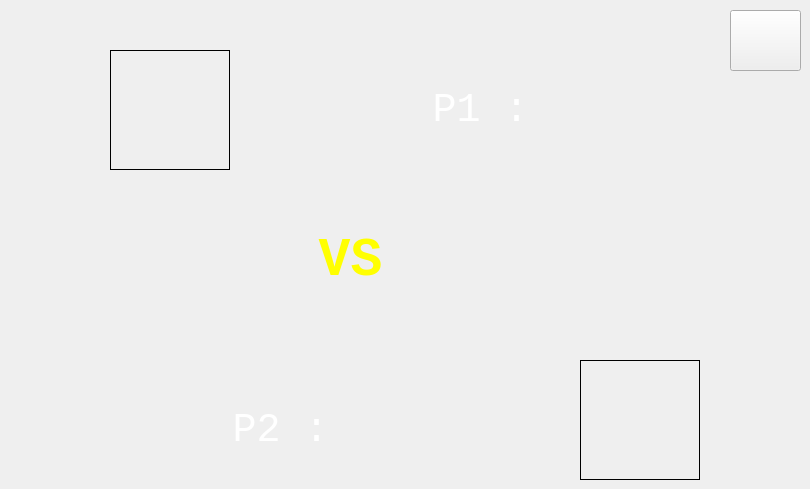
    <widget class="QWidget" name="page_connection_room">
     <widget class="QLabel" name="label_vs">
      <property name="geometry">
       <rect>
        <x>180</x>
        <y>220</y>
        <width>341</width>
        <height>81</height>
       </rect>
      </property>
      <property name="font">
       <font>
        <family>Consolas</family>
        <pointsize>40</pointsize>
        <weight>75</weight>
        <bold>true</bold>
       </font>
      </property>
      <property name="styleSheet">
       <string notr="true">color: rgb(255, 255, 0);</string>
      </property>
      <property name="text">
       <string>VS</string>
      </property>
      <property name="alignment">
       <set>Qt::AlignCenter</set>
      </property>
     </widget>
     <widget class="QLabel" name="label_player1_in_room">
      <property name="geometry">
       <rect>
        <x>310</x>
        <y>70</y>
        <width>341</width>
        <height>81</height>
       </rect>
      </property>
      <property name="font">
       <font>
        <family>Consolas</family>
        <pointsize>30</pointsize>
        <weight>50</weight>
        <bold>false</bold>
       </font>
      </property>
      <property name="styleSheet">
       <string notr="true">color: rgb(255, 255, 255);</string>
      </property>
      <property name="text">
       <string>P1 :</string>
      </property>
      <property name="alignment">
       <set>Qt::AlignCenter</set>
      </property>
     </widget>
     <widget class="QLabel" name="label_player2_in_room">
      <property name="geometry">
       <rect>
        <x>110</x>
        <y>390</y>
        <width>341</width>
        <height>81</height>
       </rect>
      </property>
      <property name="font">
       <font>
        <family>Consolas</family>
        <pointsize>30</pointsize>
        <weight>50</weight>
        <bold>false</bold>
       </font>
      </property>
      <property name="styleSheet">
       <string notr="true">color: rgb(255, 255, 255);</string>
      </property>
      <property name="text">
       <string>P2 :</string>
      </property>
      <property name="alignment">
       <set>Qt::AlignCenter</set>
      </property>
     </widget>
     <widget class="QLabel" name="img1">
      <property name="geometry">
       <rect>
        <x>110</x>
        <y>50</y>
        <width>120</width>
        <height>120</height>
       </rect>
      </property>
      <property name="font">
       <font>
        <family>Consolas</family>
        <pointsize>20</pointsize>
       </font>
      </property>
      <property name="styleSheet">
       <string notr="true">QLabel {
	border: 1px solid #000;
}</string>
      </property>
      <property name="text">
       <string/>
      </property>
      <property name="scaledContents">
       <bool>true</bool>
      </property>
     </widget>
     <widget class="QLabel" name="img2">
      <property name="geometry">
       <rect>
        <x>580</x>
        <y>360</y>
        <width>120</width>
        <height>120</height>
       </rect>
      </property>
      <property name="font">
       <font>
        <family>Consolas</family>
        <pointsize>20</pointsize>
       </font>
      </property>
      <property name="styleSheet">
       <string notr="true">QLabel {
	border: 1px solid #000;
}</string>
      </property>
      <property name="text">
       <string/>
      </property>
      <property name="scaledContents">
       <bool>true</bool>
      </property>
     </widget>
     <widget class="QPushButton" name="button_back_to_menu_in_room">
      <property name="geometry">
       <rect>
        <x>730</x>
        <y>10</y>
        <width>71</width>
        <height>61</height>
       </rect>
      </property>
      <property name="font">
       <font>
        <family>Microsoft JhengHei</family>
        <pointsize>20</pointsize>
       </font>
      </property>
      <property name="styleSheet">
       <string notr="true">color: rgb(255, 255, 255);</string>
      </property>
      <property name="text">
       <string/>
      </property>
      <property name="iconSize">
       <size>
        <width>30</width>
        <height>30</height>
       </size>
      </property>
     </widget>
    </widget>
